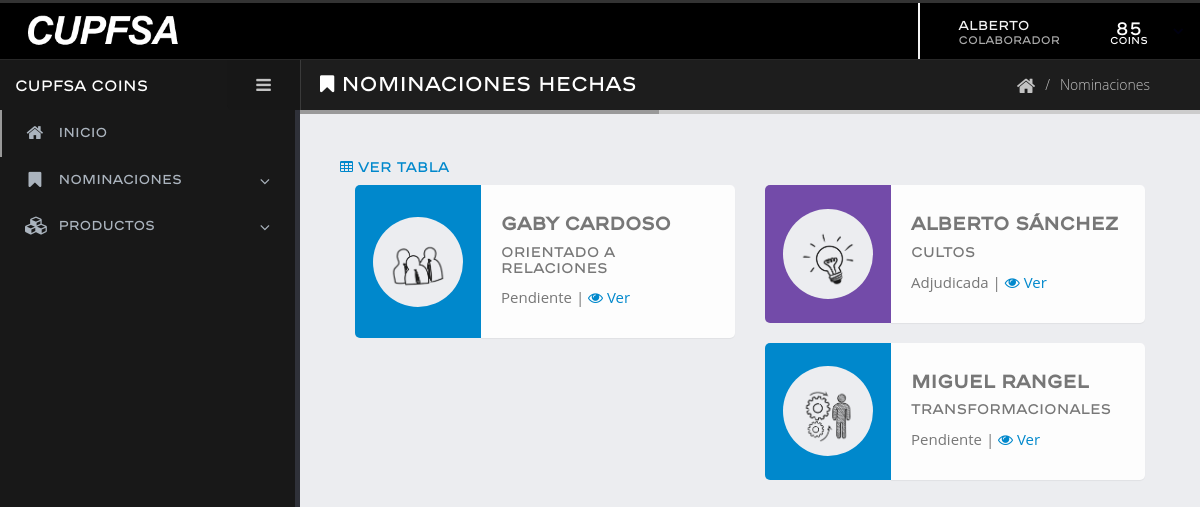
The app's page /nominaciones.php (signed in) with its own data.
### tables this page shows
CREATE TABLE IF NOT EXISTS `nominacion` (
  `idNOMINACION` int(11) NOT NULL AUTO_INCREMENT,
  `idNOMINADOR` int(11) NOT NULL,
  `idNOMINADO` int(11) NOT NULL,
  `idATRIBUTO` int(11) NOT NULL,
  `idADMIN` int(11) DEFAULT NULL,
  `valor_atributo` int(11) NOT NULL,
  `estado` varchar(15) NOT NULL,
  `votable` tinyint(1) DEFAULT NULL,
  `comentario` varchar(120) DEFAULT NULL,
  `motivo1` varchar(120) NOT NULL,
  `sustento1` varchar(160) DEFAULT NULL,
  `motivo2` varchar(120) DEFAULT NULL,
  `sustento2` varchar(160) DEFAULT NULL,
  `fecha_nominacion` datetime DEFAULT NULL,
  `fecha_cierre` datetime DEFAULT NULL,
  `fecha_adjudicacion` datetime DEFAULT NULL,
  PRIMARY KEY (`idNOMINACION`),
  KEY `idADMIN` (`idADMIN`),
  KEY `fk_NOMINACION_ATRIBUTO1` (`idATRIBUTO`),
  KEY `fk_NOMINACION_USUARIO1` (`idNOMINADO`),
  KEY `fk_USUARIO_has_EMPLEADO_USUARIO1` (`idNOMINADOR`)
);

CREATE TABLE IF NOT EXISTS `atributo` (
  `idATRIBUTO` int(11) NOT NULL AUTO_INCREMENT,
  `nombre` varchar(45) NOT NULL,
  `valor` int(3) NOT NULL,
  `prioridad` int(2) DEFAULT NULL,
  `definicion` varchar(160) DEFAULT NULL,
  `imagen` varchar(200) DEFAULT NULL,
  PRIMARY KEY (`idATRIBUTO`),
  UNIQUE KEY `nombre_UNIQUE` (`nombre`)
);

CREATE TABLE IF NOT EXISTS `usuario` (
  `idUSUARIO` int(11) NOT NULL AUTO_INCREMENT,
  `nombre` varchar(45) NOT NULL,
  `apellido` varchar(45) NOT NULL,
  `email` varchar(45) NOT NULL,
  `password` varchar(45) DEFAULT NULL,
  `cargo` varchar(45) DEFAULT NULL,
  `activo` tinyint(1) DEFAULT NULL,
  `fecha_creacion` datetime DEFAULT NULL,
  `fecha_modificado` datetime DEFAULT NULL,
  `idDepartamento` int(11) DEFAULT NULL,
  PRIMARY KEY (`idUSUARIO`),
  KEY `fk_departamento` (`idDepartamento`)
);

### fn/fn-acceso.php (called while the page is built, shortened)
<?php
	function hrolesUsuario( $data_roles ){
		$roles = "";
		foreach ( $data_roles as $r ) {
			$roles .= $r["nombre"]." ";
		}
		return $roles;
	}
	function obtenerEsquemaAccesosUsuario(){
		$usuario = $_SESSION["user"];
		return $usuario;
	}
	function isV( $seccion ){
		$visible = false;
		$permisos = $_SESSION["user"]["accesos"];
		if ( in_array( $seccion, $permisos ) ){
			$visible = true;
		}
		return $visible;
	}
	$accesos_usess = obtenerEsquemaAccesosUsuario();
?>

### database/data-usuarios.php (called while the page is built, shortened)
<?php
	function obtenerSumaAdjudicada( $dbh, $idu ){
		$q = "select sum( valor_atributo ) as coins from nominacion
		where estado = 'adjudicada' and idNOMINADO = $idu";
		return mysqli_fetch_array( mysqli_query ( $dbh, $q ) );
	}
	function obtenerSumaCanjes( $dbh, $idu ){
		$q = "select sum( valor ) as coins from canje where idUSUARIO = $idu";
		return mysqli_fetch_array( mysqli_query ( $dbh, $q ) );
	}
	function obtenerCoinsUsuario( $dbh ,$idu ){
		$coins_adjudicados 	= obtenerSumaAdjudicada( $dbh, $idu );
		$coins_canjeados 	= obtenerSumaCanjes( $dbh, $idu );
		return $coins_adjudicados["coins"] - $coins_canjeados["coins"];
	}
?>

### database/data-nominaciones.php (called while the page is built, shortened)
<?php
	function obtenerNominacionesPersonales( $dbh, $idu, $p, $p2 ){
		$q = "select n.idNOMINACION, n.idNOMINADOR, n.idNOMINADO, n.idATRIBUTO,
		n.estado, u2.nombre as nombre2, u2.apellido as apellido2,
		a.nombre as atributo, a.imagen, a.valor, n.votable,
		date_format(n.fecha_nominacion,'%d/%m/%Y') as fregistro
		from nominacion n, usuario u2, atributo a where n.idNOMINADO = u2.idUSUARIO
		and n.idATRIBUTO = a.idATRIBUTO and $p = $idu $p2 order by fregistro desc";
		$data = mysqli_query( $dbh, $q );
		return obtenerListaRegistros( $data );
	}
	function obtenerNominacionesAccion( $dbh, $idu, $accion ){
		if( $accion == "hechas" ){
			$p = "n.idNOMINADOR";
			$nominaciones = obtenerNominacionesPersonales( $dbh, $idu, $p, "" );
		}
		return $nominaciones;
	}
?>

### database/bd.php (called while the page is built, shortened)
<?php
	function obtenerListaRegistros( $data ){
		$lista_c = array();
		if( $data ){
			while( $c = mysqli_fetch_array( $data ) ){
				$lista_c[] = $c;
			}
		}
		return $lista_c;
	}
?>

### nominaciones.php (the view, shortened to what this page needs)
<?php
    include( "database/bd.php" );
    include( "database/data-acceso.php" );
    include( "database/data-usuarios.php" );
    include( "database/data-nominaciones.php" );
    include( "fn/fn-acceso.php" );
    include( "fn/fn-nominaciones.php" );
    $idu = $_SESSION["user"]["idUSUARIO"];
?>
<!doctype html>
<html class="fixed">
	<head>
		<link rel="stylesheet" href="assets/vendor/bootstrap/css/bootstrap.css" />
		<link rel="stylesheet" href="assets/vendor/font-awesome/css/font-awesome.css" />
		<link rel="stylesheet" href="assets/vendor/magnific-popup/magnific-popup.css" />
		<link rel="stylesheet" href="assets/vendor/bootstrap-datepicker/css/datepicker3.css" />
		<link rel="stylesheet" href="assets/vendor/pnotify/pnotify.custom.css" />
		<link rel="stylesheet" href="assets/vendor/select2/select2.css" />
		<link rel="stylesheet" href="assets/vendor/jquery-datatables-bs3/assets/css/datatables.css" />
		<link rel="stylesheet" href="assets/stylesheets/theme.css" />
		<link rel="stylesheet" href="assets/stylesheets/skins/default.css" />
		<link rel="stylesheet" href="assets/stylesheets/theme-custom.css">
		<link rel="stylesheet" href="assets/stylesheets/cupfsa-custom.css">
	</head>
	<?php
		$data_nominaciones = obtenerListadoNominaciones( $dbh, $idu );
		$nominaciones = $data_nominaciones["nominaciones"];
		$titulo = $data_nominaciones["titulo"];
	?>
	<body>
		<section class="body">
			<?php include( "sections/header.php" );?>
			<div class="inner-wrapper">
				<?php include( "sections/left-sidebar.php" );?>
				<section role="main" class="content-body">
					<header class="page-header">
						<h2><i class="fa fa-bookmark"></i> Nominaciones <?php echo $titulo; ?></h2>
						<div class="right-wrapper pull-right">
							<ol class="breadcrumbs">
								<li>
									<a href="inicio.php">
										<i class="fa fa-home"></i>
									</a>
								</li>
								<li><span>Nominaciones</span></li>
							</ol>
						</div>
					</header>
					<div id="nom_paneles">
						<h5>
							<a href="#!" class="sel_panel_nom" data-i="#nom_paneles"
							data-d="#nom_tabla">
							<i class="fa fa-table"></i> Ver tabla</a>
						</h5>
						<?php foreach ( $nominaciones as $nom ) {
							$enl = enlaceVerNominacion( $dbh, $idu, $nom );
							$cl = claseEstadoNominacion( $nom["estado"] );
						?>
							<div class="col-sm-6 col-xs-12">
								<section class="panel panel-horizontal">
									<header class="panel-heading <?php echo $cl;?>"
										style="width: 30%;">
										<div class="panel-heading-icon">
											<img src="<?php echo $nom["imagen"]?>" width="60">
										</div>
									</header>
									<div class="panel-body p-lg" style="width: 70%;">
										<h4 class="text-semibold mt-sm">
											<?php echo $nom["nombre2"]." ".
														$nom["apellido2"]; ?>
										</h4>
										<h5 class=""><?php echo $nom["atributo"]?></h5>
										<p>
											<span id="enlaces_nominacion" class="accion-adj">
											<?php
											echo " ".estadoNominacion( $nom["estado"] ); ?> |
											<a href="nominacion.php?id=<?php echo $nom["idNOMINACION"];?>">
											<?php echo $enl; ?></a>
											</span>
										</p>
									</div>
								</section>
							</div>
						<?php } ?>
					</div>
				</section>
			</div>
		</section>
	</body>
</html>

### sections/header.php (shortened to what this page needs)
<?php
	$coins_usuario = obtenerCoinsUsuario( $dbh, $_SESSION["user"]["idUSUARIO"] );
?>
<header class="header">
	<div class="logo-container">
		<a href="../" class="logo">
			<img src="assets/images/logo_cupsfa.png" height="35" alt="JSOFT Admin" />
		</a>
	</div>
	<div class="header-right">
		<span class="separator"></span>
		<div id="userbox" class="userbox">
			<a href="#" data-toggle="dropdown">
				<div class="profile-info"
				data-lock-name="<?php echo $_SESSION["user"]["nombre"] ?>"
				data-lock-email="<?php echo $_SESSION["user"]["email"] ?>">
					<span class="name"><?php echo $_SESSION["user"]["nombre"] ?></span>
					<span class="role"><?php echo hrolesUsuario( $accesos_usess["roles"] )?>
					</span>
				</div>
				<figure class="profile-picture">
					<div class="panel-heading-icon_p">
						<div style="margin-top: 10px;"><?php echo $coins_usuario ?></div>
						<div style="font-size: 10px; margin-bottom: 5px;">coins</div>
					</div>
				</figure>
				<i class="fa custom-caret"></i>
			</a>
		</div>
	</div>
</header>

### sections/left-sidebar.php (shortened to what this page needs)
<aside id="sidebar-left" class="sidebar-left">
	<div class="sidebar-header">
		<div class="sidebar-title">
			Cupfsa Coins
		</div>
		<div class="sidebar-toggle hidden-xs" data-toggle-class="sidebar-left-collapsed" data-target="html" data-fire-event="sidebar-left-toggle">
			<i class="fa fa-bars" aria-label="Toggle sidebar"></i>
		</div>
	</div>
	<div class="nano">
		<div class="nano-content">
			<?php include( "sections/nav-menu.php" );?>
			<hr class="separator" />
		</div>
	</div>
</aside>

### sections/nav-menu.php (shortened to what this page needs)
<nav id="menu" class="nav-main" role="navigation">
	<ul class="nav nav-main">
		<li class="nav-active">
			<a href="inicio.php">
				<i class="fa fa-home" aria-hidden="true"></i>
				<span>Inicio</span>
			</a>
		</li>
		<li class="nav-parent">
			<a>
				<i class="fa fa-bookmark" aria-hidden="true"></i>
				<span>Nominaciones</span>
			</a>
		</li>
		<?php if( isV( 'mp_titm_pro' ) ) { ?>
		<li class="nav-parent">
			<a>
				<i class="fa fa-cubes" aria-hidden="true"></i>
				<span>Productos</span>
			</a>
		</li>
		<?php } ?>
	</ul>
</nav>

### fn/fn-nominaciones.php (shortened to what this page needs)
<?php
	function enlaceVerNominacion( $dbh, $idu, $nom ){
		if( isV( "en_ver_nom" ) )
			$enl = '<i class="fa fa-eye"></i> Ver</a>';
		return $enl;
	}
	function estadoNominacion( $estado ){
		$etiquetas = array(
			"pendiente" 	=> "Pendiente",
			"pendiente_ss" 	=> "Pendiente",
			"sustento"		=> "Espera por sustento",
			"aprobada"		=> "Aprobada",
			"validada"		=> "Validada",
			"rechazada"		=> "Rechazada",
			"adjudicada"	=> "Adjudicada"
		);
		return $etiquetas[$estado];
	}
	function claseEstadoNominacion( $estado ){
		$iconos = array(
			"pendiente" 	=> "bg-primary",
			"pendiente_ss" 	=> "bg-primary",
			"sustento"		=> "bg-warning",
			"aprobada"		=> "bg-success",
			"validada" 		=> "bg-primary",
			"rechazada"		=> "bg-secondary",
			"adjudicada"	=> "bg-quartenary"
		);
		return $iconos[$estado];
	}
	function obtenerNombreTitulo( $p ){
		$titulo = "";
		if( $p == "hechas" || $p == "recibidas" )
			$titulo = $p;
		return $titulo;
	}
	function obtenerListadoNominaciones( $dbh, $idu ){
		if( isV( 'mp_nom_pers' ) ){
			if( isset( $_GET["param"] ) ){
				$data["titulo"] = obtenerNombreTitulo( $_GET["param"] );
				$data["nominaciones"] = obtenerNominacionesAccion( $dbh, $idu, $_GET["param"] );
			}else{
				$data["titulo"] = obtenerNombreTitulo( "hechas" );
				$data["nominaciones"] = obtenerNominacionesAccion( $dbh, $idu, "hechas" );
			}
		}
		return $data;
	}
?>

### assets/stylesheets/skins/default.css (style rules this page uses)
a, .btn-link { color: #0088cc; }
.bg-primary { background: #0088cc; }
.page-header h2 { border-bottom-color: #999; }
ul.nav-main > li.nav-active > a { box-shadow: 2px 0 0 #999 inset; }
.panel-heading.bg-primary { background: #0088cc; }

### nominaciones.php (style rules this page uses)
.panel-heading-icon { background-color: #ecedf0; }

### sections/header.php (style rules this page uses)
.panel-heading-icon_p { margin: 0 auto; font-size: 18px; width: 80px; height: auto; line-height: 12px; text-align: center; color: #fff; background-color: rgba(0, 0, 0, 0.1); }

### records on screen
nominacion: idATRIBUTO.imagen (picture), idNOMINADO.nombre "Gaby", idNOMINADO.apellido "Cardoso", idATRIBUTO.nombre "Orientado a relaciones", estado "Pendiente"
nominacion: idATRIBUTO.imagen (picture), idNOMINADO.nombre "Alberto", idNOMINADO.apellido "Sánchez", idATRIBUTO.nombre "Cultos", estado "Adjudicada"
nominacion: idATRIBUTO.imagen (picture), idNOMINADO.nombre "Miguel", idNOMINADO.apellido "Rangel", idATRIBUTO.nombre "Transformacionales", estado "Pendiente"

### other values on screen
$_SESSION["user"]["nombre"] "Alberto"
hrolesUsuario( $accesos_usess["roles"] ) "Colaborador"
$coins_usuario "85"
$titulo "hechas"
